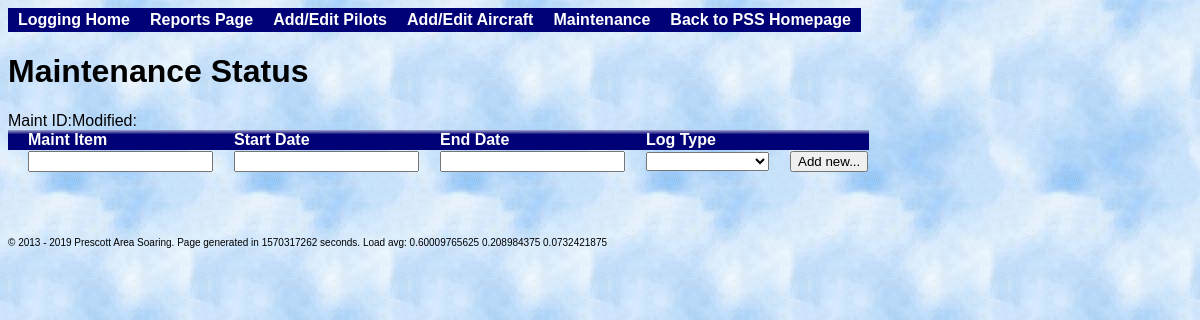
Before: /index.php?maintenance with the older database file.
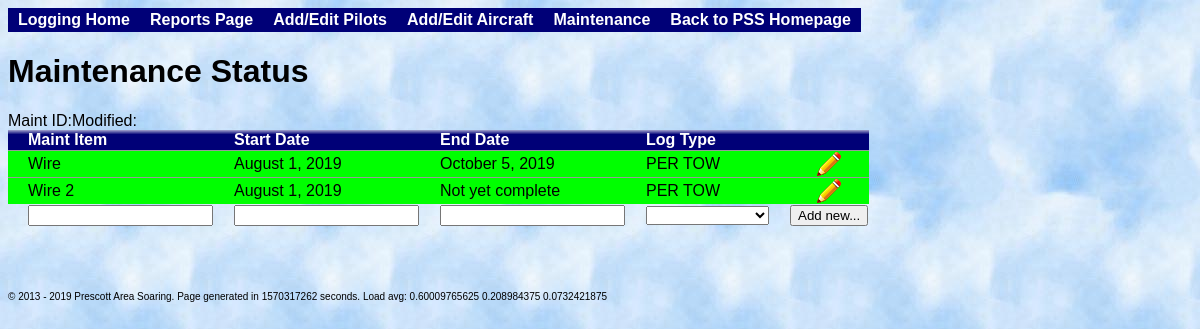
After: the same page with the newer database file.
### tables this page shows
CREATE TABLE maintenance(ID INTEGER PRIMARY KEY NOT NULL, maintItem TEXT, startTime INTEGER, endTime INTEGER, logType TEXT);

### maintenance.php (the view, shortened to what this page needs)
<h1>Maintenance Status</h1>
<?php
include("SoaringLogBase.php");
$thisFile = "index.php?maintenance";
$logbase = SoaringLogBase::GetInstance();
$database = $logbase->dbObj;
$tableName = $logbase->GetMaintTable();
$startTime = strtotime($_REQUEST["startTime"]);
echo "Maint ID:";
echo "Modified:";
$query = "SELECT * FROM $tableName ORDER BY ID";
if($result = $database->query($query)) {
    echo("<table id=\"maintLogTable\" >");
    echo("<tr class=\"Head\"><td>Maint Item</td><td>Start Date</td><td>End Date</td><td>Log Type</td><td></td></tr>\n");
    while($row = $result->fetch(PDO::FETCH_BOTH)) {
        $editMe = 0;
        if($editMe) {
            echo("<tr id=\"row{$row['ID']}\" class=\"IncompleteEntry\"><form id=\"form{$row['ID']}\" name=\"loggingUpdate\" action=\"{$thisFile}\" method=\"POST\"> ");
            $entryComplete = false;
        }
        else {
            echo("<tr class=\"CompleteEntry\">");
        }
        if($editMe) {
            echo("<td>");
            echo("<input type=\"text\" name=\"maintItem\" value=\"{$row['maintItem']}\" id=\"maintItem{$row['ID']}\"/>");
            echo "</td>";
        }
        else
            echo("<td>{$row['maintItem']}</td>");
        if($editMe) {
            echo("<td>");
            echo("<input type=\"text\" name=\"startTime\" value=\"{$row['startTime']}\" id=\"startTime{$row['ID']}\"/>");
            echo "</td>";
        }
        else {
            $formattedStartTime = date("F j, Y", $row['startTime']);
            echo("<td>{$formattedStartTime}</td>");
        }
        if($editMe) {
            echo("<td>");
            echo("<input type=\"text\" name=\"endTime\" value=\"{$row['endTime']}\" id=\"endTime{$row['ID']}\"/>");
            echo "</td>";
        }
        else {
            if ($row['endTime']) {
                $formattedStartTime = date("F j, Y", $row['endTime']);
                echo("<td>{$formattedStartTime}</td>");
            }
            else {
                echo("<td>Not yet complete</td>");
            }
        }
        if($editMe) {
            echo("<td>");
            echo $logbase->PrintMaintLogTypes($row['logType']);
            echo "</td>";
        }
        else
            echo("<td>{$row['logType']}</td>");
        if($editMe) {
            echo "<td><input type=\"hidden\" name=\"maintID\" value=\"{$row['ID']}\"/><input type=\"submit\" value=\"Update...\" /></form>";
        }
        else {
            echo "<td><center><button name=\"modify\" class=\"modify\" onClick=\"window.location.href='{$thisFile}&maintID={$row['ID']}&modified=1'; \" />";
            echo "</center></td></tr>\n";
        }
    }
    echo "<tr><form name=\"maintList\" action=\"{$thisFile}\" method=\"POST\">\n";
    echo "<td><input type=\"text\" name=\"maintItem\" /></td>\n";
    echo "<td><input type=\"text\" name=\"startDate\" /></td>\n";
    echo "<td><input type=\"text\" name=\"endDate\" /></td>\n";
    echo "<td>";
    echo $logbase->PrintMaintLogTypes();
    echo "</td>";
    echo "<td><input type=\"submit\" value=\"Add new...\" /></td>";
    echo "</form></tr>";
    echo("</table><br><br><br>");
}
else
    print("Failed to execute query!!!");
?>

### index.php (shortened to what this page needs)
<html>
<head>
<link rel="stylesheet" type="text/css" href="style.css" />
<link rel="stylesheet" type="text/css" media="all" href="jsDatePick_ltr.min.css" />
</head>
<body>
<div id="container">
    <div id="navbar">
        <ul>
        <li><a href="index.php">Logging Home</a></li>
        <li><a href="index.php?reports">Reports Page</a></li>
        <li><a href="index.php?addpilots">Add/Edit Pilots</a></li>
        <li><a href="index.php?addplanes">Add/Edit Aircraft</a></li>
        <li><a href="index.php?maintenance">Maintenance</a></li>
        <li><a href="http://prescottsoaring.com">Back to PSS Homepage</a></li>
        </ul>
    </div>
    <div id="main">
        <?php
            $startTime = microtime(true);
            if(isset($_GET['reports'])) {
                include('reports.php');
            }
            else if(isset($_GET['addpilots'])) {
                include('addpilots.php');
            }
            else if(isset($_GET['addplanes'])) {
                include('addplanes.php');
            }
            else if(isset($_GET['maintenance'])) {
                include('maintenance.php');
            }
            else {
                include('home.php');
            }
        ?>
        <div class="spacer" />
    </div>
    <div id="footer">
        <?php
            $stopTime = microtime(true);
            $time = round($stopTime - $startTime, 4);
            $thisYear = date("Y");
            $load = sys_getloadavg();
            $oneMinLoad = $load[0];
            $fiveMinLoad = $load[1];
            $fifteenMinLoad = $load[2];
            print("&copy 2013 - $thisYear Prescott Area Soaring.  ");
            print("Page generated in $time seconds. Load avg: $oneMinLoad $fiveMinLoad $fifteenMinLoad");
        ?>
    </div>
</div>
</body>
</html>

### SoaringLogBase.php (shortened to what this page needs)
<?php
    class SoaringLogBase {
        private static $instance;
        private $maintTable = "maintenance";
        public static function GetInstance() {
            if(!self::$instance) {
                self::$instance = new self();
            }
            return self::$instance;
        }
        public function GetMaintTable() {
            return $this->maintTable;
        }
        public function PrintMaintLogTypes($selected = "") {
            $logTypeList = array( "", "PER TOW", "PER HOUR 1-26", "PER HOUR 1-34");
            $output = "<select name=\"logType\">\n";
            foreach($logTypeList as $i => $value) {
                $output .= "<option value=\"$value\" ";
                if(strcmp($selected, $value) == 0)
                    $output .= "selected=\"selected\"";
                $output .= ">$value</option>\n";
            }
            $output .= "</select>";
            return $output;
        }
    }
?>

### style.css (style rules this page uses)
table, td, th { font-family: Verdana, Arial; font-size: 16px; border: 0px solid black; border-collapse:collapse; padding-left: 20px }
body { font-family: Verdana, Arial; font-size: 16px; background-image: url(img/Clouds.jpg); }
#container { width:auto; margin:0 auto; }
#navbar { width:auto; display:block; height:24px; }
#navbar ul, #navbar ul li { padding:0; margin:0; list-style:none; foat:left; }
#navbar a { color:#FFFFFF; font-weight:bold; }
#navbar li a:link, #navbar li a:visited { background:#000077; text-decoration:none; height:24px; line-height:24px; display:inline; float:left; width:auto; padding:0px 10px; }
#main { width:auto; display:block; }
div.spacer { clear:both; height:10px; display:block; }
#footer { width:auto; display:block; height:24px; font-size:10px; }
tr.CompleteEntry { background-color: #00FF00; border-top: 1px solid #999999; }
th, tr.Head { color: #FFFFFF; background-color: #000077; background-image: url('img/grad_white.png'); background-position: 0px -3px; background-repeat: repeat-x; vertical-align: bottom; padding-left: 20px; padding-right: 3px; font-family: Verdana, Arial; font-size: 14px; font-weight: bold; }
button.modify { border: none; height: 24px; width: 24px; valign: center; background: transparent; background-image: url('img/modify.png'); background-position: center; }

Changed rows visible on the page:
added maintenance: maintItem "Wire", startTime "August 1, 2019", endTime "October 5, 2019", logType "PER TOW"
added maintenance: maintItem "Wire 2", startTime "August 1, 2019", endTime "Not yet complete", logType "PER TOW"
